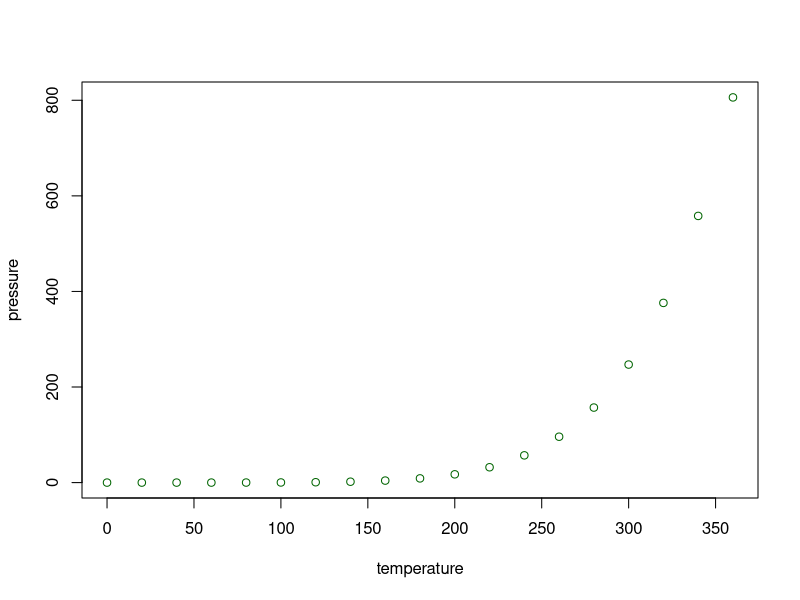

The R script that drew this image:
## ---- chunk 1
knitr::opts_chunk$set(echo = TRUE)
## ---- chunk 2
summary(cars)
## ---- chunk 3
plot(pressure, col="darkgreen")
